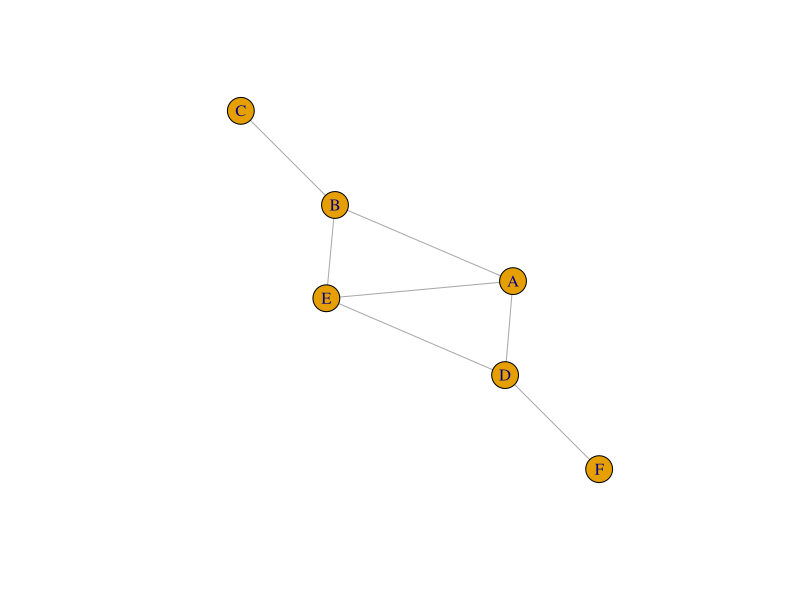
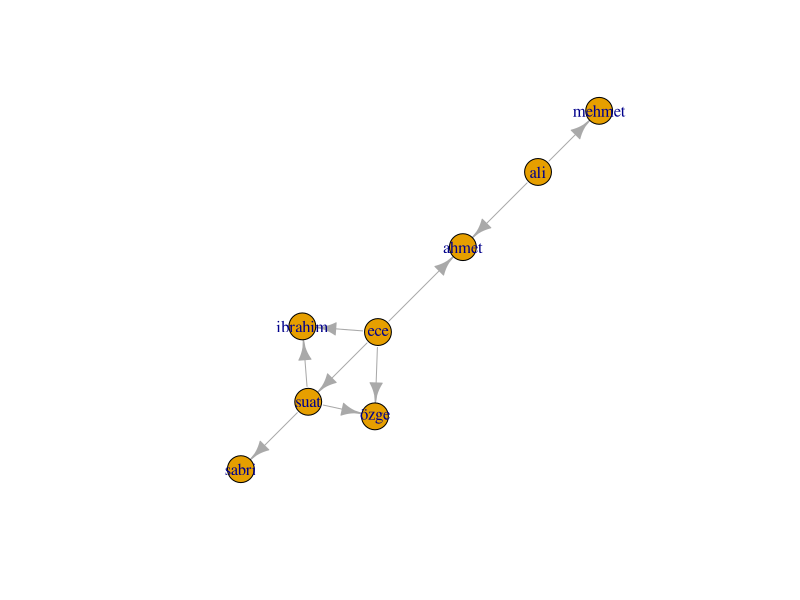
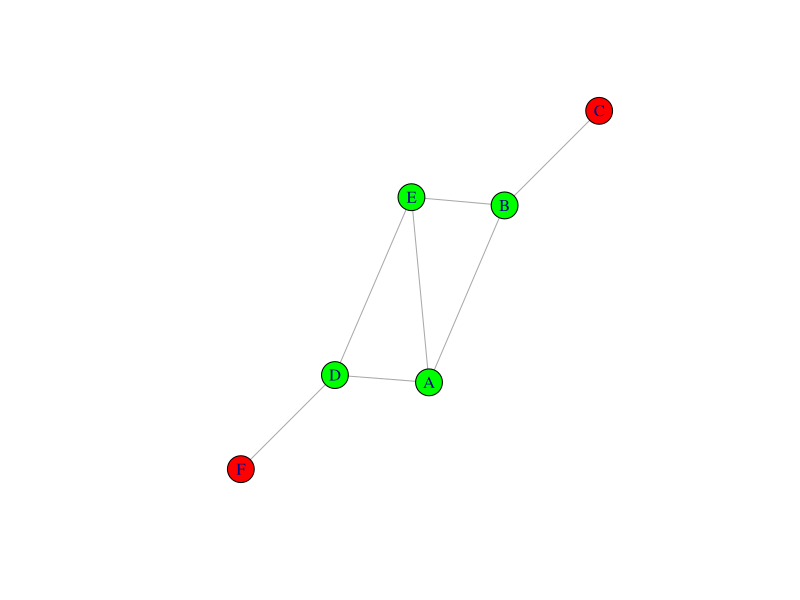
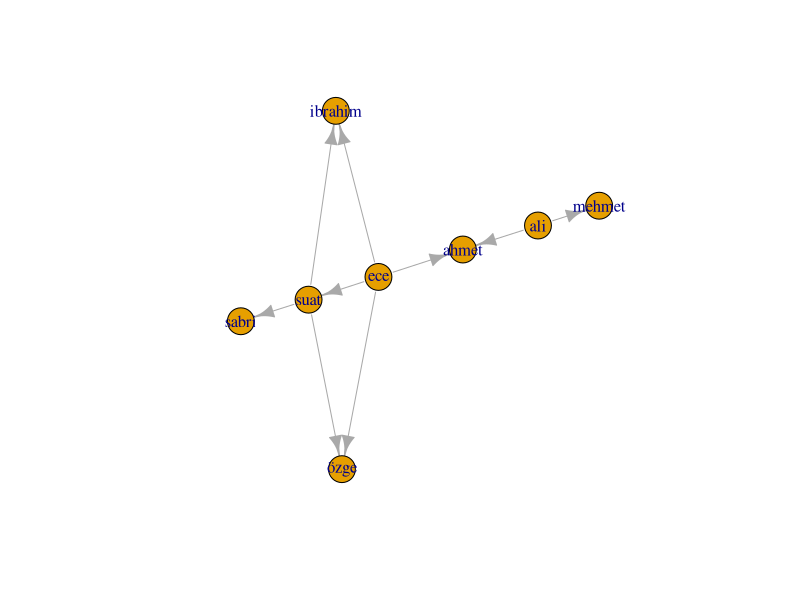
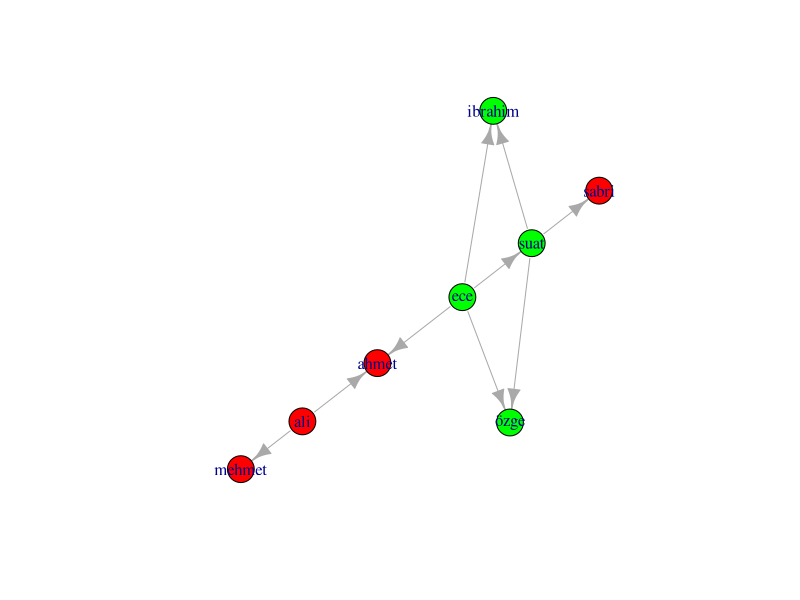

The R source for these figures, in order:
## ---- chunk 1
knitr::opts_chunk$set(echo = TRUE)
## ---- chunk 2
library(igraph)
g <- graph_from_literal(A---B,B---C,A---D,A---E,B--E,E---D,D---F)
plot(g)
## ---- chunk 3
cliques(g)
## ---- chunk 4
df2 <- read.csv("../data/02.csv")
g2 <- graph_from_data_frame(df2)
plot(g2)

## ---- chunk 5
cliques(g2,min=3)
## ---- chunk 6
coreness(g)
## ---- chunk 7
g <- set_vertex_attr(g,"core",index= V(g),coreness(g))
## ---- chunk 8
V(g)$core
## ---- chunk 9
V(g)$color = ifelse(V(g)$core ==1,"red","green")
## ---- chunk 10
plot(g)
## ---- chunk 11
df2 <- read.csv("../data/02.csv")
g2 <- graph_from_data_frame(df2)
plot(g2)
## ---- chunk 12
g2 <- set_vertex_attr(g2,"core",index= V(g2),coreness(g2))
V(g2)$color = ifelse(V(g2)$core ==1,"red","green")
plot(g2)
